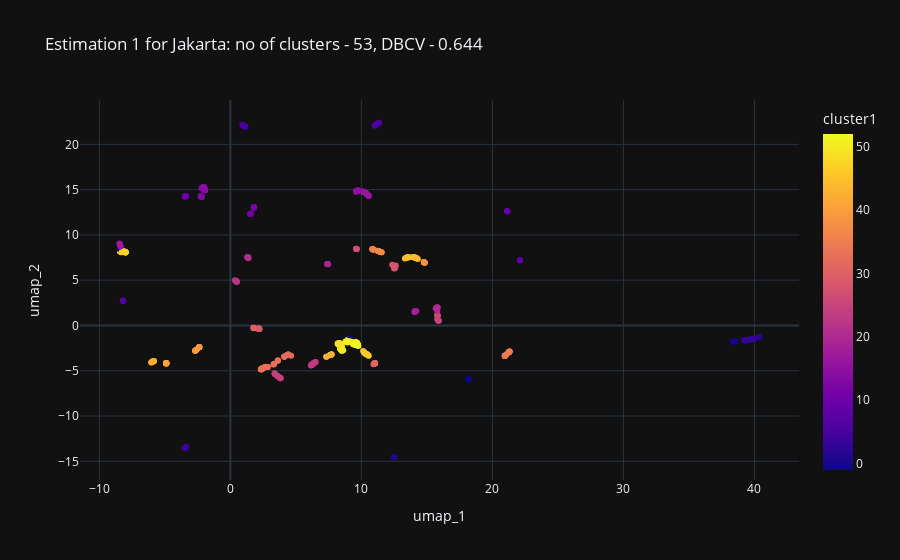

Notebook code for this chart:
### Code cell
# visualizing the plot in plotly
px.scatter(indonesia_train_umap_df, x="umap_1", y="umap_2", color = "cluster1",  template = "plotly_dark", title = "Estimation 1 for Jakarta: no of clusters - 53, DBCV - 0.644")

### Figure 1 — Plotly figure (JSON) as saved in the notebook; plotly's stock layout.template omitted (floating-point values rounded to 4 significant figures; data arrays with more than 128 entries replaced by an {"elided": "..."} marker saying what was removed)
{"data": [{"hovertemplate": "umap_1=%{x}<br>umap_2=%{y}<br>cluster1=%{marker.color}<extra></extra>", "legendgroup": "", "marker": {"color": {"elided": "648 int values"}, "coloraxis": "coloraxis", "symbol": "circle"}, "mode": "markers", "name": "", "orientation": "v", "showlegend": false, "type": "scatter", "x": {"elided": "648 float values"}, "xaxis": "x", "y": {"elided": "648 float values"}, "yaxis": "y"}], "layout": {"coloraxis": {"colorbar": {"title": {"text": "cluster1"}}, "colorscale": [[0, "#0d0887"], [0.1111, "#46039f"], [0.2222, "#7201a8"], [0.3333, "#9c179e"], [0.4444, "#bd3786"], [0.5556, "#d8576b"], [0.6667, "#ed7953"], [0.7778, "#fb9f3a"], [0.8889, "#fdca26"], [1, "#f0f921"]]}, "legend": {"tracegroupgap": 0}, "title": {"text": "Estimation 1 for Jakarta: no of clusters - 53, DBCV - 0.644"}, "xaxis": {"anchor": "y", "domain": [0, 1], "title": {"text": "umap_1"}}, "yaxis": {"anchor": "x", "domain": [0, 1], "title": {"text": "umap_2"}}}}
